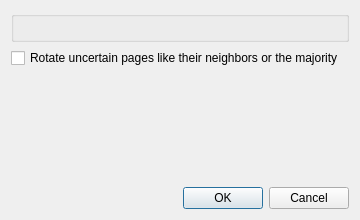
<?xml version="1.0" encoding="UTF-8"?>
<ui version="4.0">
 <class>fix_orientation::OrientationDetectionDialog</class>
 <widget class="QDialog" name="fix_orientation::OrientationDetectionDialog">
  <property name="windowModality">
   <enum>Qt::WindowModal</enum>
  </property>
  <property name="geometry">
   <rect>
    <x>0</x>
    <y>0</y>
    <width>360</width>
    <height>220</height>
   </rect>
  </property>
  <property name="windowTitle">
   <string>Detect Orientation</string>
  </property>
  <layout class="QVBoxLayout">
   <item>
    <widget class="PageScopeGroupBox" name="scopeGroupBox"/>
   </item>
   <item>
    <widget class="QCheckBox" name="bookRuleCheckBox">
     <property name="toolTip">
      <string>Gives uncertain pages the orientation of their neighbors, or else of most pages. All pages of the project are then detected, which takes longer. Only the chosen pages are rotated.</string>
     </property>
     <property name="text">
      <string>Rotate uncertain pages like their neighbors or the majority</string>
     </property>
     <property name="checked">
      <bool>false</bool>
     </property>
    </widget>
   </item>
   <item>
    <spacer>
     <property name="orientation">
      <enum>Qt::Vertical</enum>
     </property>
     <property name="sizeHint" stdset="0">
      <size>
       <width>17</width>
       <height>0</height>
      </size>
     </property>
    </spacer>
   </item>
   <item>
    <widget class="QDialogButtonBox" name="buttonBox">
     <property name="orientation">
      <enum>Qt::Horizontal</enum>
     </property>
     <property name="standardButtons">
      <set>QDialogButtonBox::Cancel|QDialogButtonBox::Ok</set>
     </property>
    </widget>
   </item>
  </layout>
 </widget>
 <customwidgets>
  <customwidget>
   <class>PageScopeGroupBox</class>
   <extends>QGroupBox</extends>
   <header location="global">PageScopeGroupBox.h</header>
  </customwidget>
 </customwidgets>
 <resources/>
 <connections>
  <connection>
   <sender>buttonBox</sender>
   <signal>rejected()</signal>
   <receiver>fix_orientation::OrientationDetectionDialog</receiver>
   <slot>reject()</slot>
   <hints>
    <hint type="sourcelabel">
     <x>319</x>
     <y>252</y>
    </hint>
    <hint type="destinationlabel">
     <x>286</x>
     <y>256</y>
    </hint>
   </hints>
  </connection>
 </connections>
</ui>
